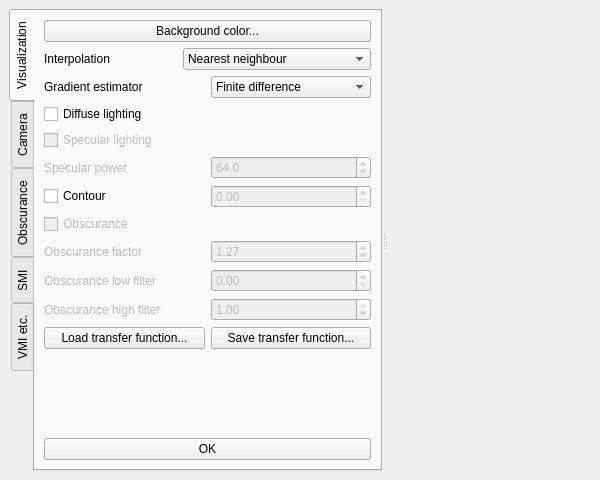
<ui version="4.0" >
 <class>QExperimental3DExtensionBase</class>
 <widget class="QWidget" name="QExperimental3DExtensionBase" >
  <property name="geometry" >
   <rect>
    <x>0</x>
    <y>0</y>
    <width>600</width>
    <height>480</height>
   </rect>
  </property>
  <layout class="QHBoxLayout" >
   <property name="spacing" >
    <number>6</number>
   </property>
   <property name="margin" >
    <number>9</number>
   </property>
   <item>
    <widget class="QSplitter" name="m_splitter" >
     <property name="orientation" >
      <enum>Qt::Horizontal</enum>
     </property>
     <property name="opaqueResize" >
      <bool>false</bool>
     </property>
     <widget class="QTabWidget" name="m_controlsTabWidget" >
      <property name="sizePolicy" >
       <sizepolicy vsizetype="Expanding" hsizetype="MinimumExpanding" >
        <horstretch>0</horstretch>
        <verstretch>0</verstretch>
       </sizepolicy>
      </property>
      <property name="tabPosition" >
       <enum>QTabWidget::West</enum>
      </property>
      <property name="currentIndex" >
       <number>0</number>
      </property>
      <widget class="QWidget" name="m_visualizationTab" >
       <attribute name="title" >
        <string>Visualization</string>
       </attribute>
       <layout class="QVBoxLayout" >
        <property name="spacing" >
         <number>6</number>
        </property>
        <property name="margin" >
         <number>9</number>
        </property>
        <item>
         <widget class="QPushButton" name="m_backgroundColorPushButton" >
          <property name="text" >
           <string>Background color...</string>
          </property>
         </widget>
        </item>
        <item>
         <layout class="QHBoxLayout" >
          <property name="spacing" >
           <number>6</number>
          </property>
          <property name="margin" >
           <number>0</number>
          </property>
          <item>
           <widget class="QLabel" name="m_interpolationLabel" >
            <property name="text" >
             <string>Interpolation</string>
            </property>
           </widget>
          </item>
          <item>
           <widget class="QComboBox" name="m_interpolationComboBox" >
            <item>
             <property name="text" >
              <string>Nearest neighbour</string>
             </property>
            </item>
            <item>
             <property name="text" >
              <string>Linear (interpolate &amp; classify)</string>
             </property>
            </item>
            <item>
             <property name="text" >
              <string>Linear (classify &amp; interpolate)</string>
             </property>
            </item>
           </widget>
          </item>
         </layout>
        </item>
        <item>
         <layout class="QHBoxLayout" >
          <property name="spacing" >
           <number>6</number>
          </property>
          <property name="margin" >
           <number>0</number>
          </property>
          <item>
           <widget class="QLabel" name="m_gradientEstimatorLabel" >
            <property name="text" >
             <string>Gradient estimator</string>
            </property>
           </widget>
          </item>
          <item>
           <widget class="QComboBox" name="m_gradientEstimatorComboBox" >
            <item>
             <property name="text" >
              <string>Finite difference</string>
             </property>
            </item>
            <item>
             <property name="text" >
              <string>4D linear regression (1)</string>
             </property>
            </item>
            <item>
             <property name="text" >
              <string>4D linear regression (2)</string>
             </property>
            </item>
           </widget>
          </item>
         </layout>
        </item>
        <item>
         <widget class="QCheckBox" name="m_diffuseCheckBox" >
          <property name="text" >
           <string>Diffuse lighting</string>
          </property>
         </widget>
        </item>
        <item>
         <widget class="QCheckBox" name="m_specularCheckBox" >
          <property name="enabled" >
           <bool>false</bool>
          </property>
          <property name="text" >
           <string>Specular lighting</string>
          </property>
         </widget>
        </item>
        <item>
         <layout class="QHBoxLayout" >
          <property name="spacing" >
           <number>6</number>
          </property>
          <property name="margin" >
           <number>0</number>
          </property>
          <item>
           <widget class="QLabel" name="m_specularPowerLabel" >
            <property name="enabled" >
             <bool>false</bool>
            </property>
            <property name="text" >
             <string>Specular power</string>
            </property>
           </widget>
          </item>
          <item>
           <widget class="QDoubleSpinBox" name="m_specularPowerDoubleSpinBox" >
            <property name="enabled" >
             <bool>false</bool>
            </property>
            <property name="decimals" >
             <number>1</number>
            </property>
            <property name="maximum" >
             <double>128.000000000000000</double>
            </property>
            <property name="value" >
             <double>64.000000000000000</double>
            </property>
           </widget>
          </item>
         </layout>
        </item>
        <item>
         <layout class="QHBoxLayout" >
          <property name="spacing" >
           <number>6</number>
          </property>
          <property name="margin" >
           <number>0</number>
          </property>
          <item>
           <widget class="QCheckBox" name="m_contourCheckBox" >
            <property name="text" >
             <string>Contour</string>
            </property>
           </widget>
          </item>
          <item>
           <widget class="QDoubleSpinBox" name="m_contourDoubleSpinBox" >
            <property name="enabled" >
             <bool>false</bool>
            </property>
            <property name="maximum" >
             <double>1.000000000000000</double>
            </property>
            <property name="singleStep" >
             <double>0.100000000000000</double>
            </property>
           </widget>
          </item>
         </layout>
        </item>
        <item>
         <widget class="QCheckBox" name="m_obscuranceCheckBox" >
          <property name="enabled" >
           <bool>false</bool>
          </property>
          <property name="text" >
           <string>Obscurance</string>
          </property>
         </widget>
        </item>
        <item>
         <layout class="QHBoxLayout" >
          <property name="spacing" >
           <number>6</number>
          </property>
          <property name="margin" >
           <number>0</number>
          </property>
          <item>
           <widget class="QLabel" name="m_obscuranceFactorLabel" >
            <property name="enabled" >
             <bool>false</bool>
            </property>
            <property name="text" >
             <string>Obscurance factor</string>
            </property>
           </widget>
          </item>
          <item>
           <widget class="QDoubleSpinBox" name="m_obscuranceFactorDoubleSpinBox" >
            <property name="enabled" >
             <bool>false</bool>
            </property>
            <property name="maximum" >
             <double>3.000000000000000</double>
            </property>
            <property name="singleStep" >
             <double>0.100000000000000</double>
            </property>
            <property name="value" >
             <double>1.270000000000000</double>
            </property>
           </widget>
          </item>
         </layout>
        </item>
        <item>
         <layout class="QHBoxLayout" >
          <property name="spacing" >
           <number>6</number>
          </property>
          <property name="margin" >
           <number>0</number>
          </property>
          <item>
           <widget class="QLabel" name="m_obscuranceFilterLowLabel" >
            <property name="enabled" >
             <bool>false</bool>
            </property>
            <property name="text" >
             <string>Obscurance low filter</string>
            </property>
           </widget>
          </item>
          <item>
           <widget class="QDoubleSpinBox" name="m_obscuranceFilterLowDoubleSpinBox" >
            <property name="enabled" >
             <bool>false</bool>
            </property>
            <property name="maximum" >
             <double>1.000000000000000</double>
            </property>
            <property name="singleStep" >
             <double>0.100000000000000</double>
            </property>
           </widget>
          </item>
         </layout>
        </item>
        <item>
         <layout class="QHBoxLayout" >
          <property name="spacing" >
           <number>6</number>
          </property>
          <property name="margin" >
           <number>0</number>
          </property>
          <item>
           <widget class="QLabel" name="m_obscuranceFilterHighLabel" >
            <property name="enabled" >
             <bool>false</bool>
            </property>
            <property name="text" >
             <string>Obscurance high filter</string>
            </property>
           </widget>
          </item>
          <item>
           <widget class="QDoubleSpinBox" name="m_obscuranceFilterHighDoubleSpinBox" >
            <property name="enabled" >
             <bool>false</bool>
            </property>
            <property name="maximum" >
             <double>1.000000000000000</double>
            </property>
            <property name="singleStep" >
             <double>0.100000000000000</double>
            </property>
            <property name="value" >
             <double>1.000000000000000</double>
            </property>
           </widget>
          </item>
         </layout>
        </item>
        <item>
         <layout class="QHBoxLayout" >
          <property name="spacing" >
           <number>6</number>
          </property>
          <property name="margin" >
           <number>0</number>
          </property>
          <item>
           <widget class="QPushButton" name="m_loadTransferFunctionPushButton" >
            <property name="text" >
             <string>Load transfer function...</string>
            </property>
           </widget>
          </item>
          <item>
           <widget class="QPushButton" name="m_saveTransferFunctionPushButton" >
            <property name="text" >
             <string>Save transfer function...</string>
            </property>
           </widget>
          </item>
         </layout>
        </item>
        <item>
         <widget class="udg::QGraphicTransferFunctionEditor" native="1" name="m_transferFunctionEditor" />
        </item>
        <item>
         <widget class="QPushButton" name="m_visualizationOkPushButton" >
          <property name="text" >
           <string>OK</string>
          </property>
         </widget>
        </item>
       </layout>
      </widget>
      <widget class="QWidget" name="m_cameraTab" >
       <attribute name="title" >
        <string>Camera</string>
       </attribute>
       <layout class="QVBoxLayout" >
        <property name="spacing" >
         <number>6</number>
        </property>
        <property name="margin" >
         <number>9</number>
        </property>
        <item>
         <layout class="QGridLayout" >
          <property name="margin" >
           <number>0</number>
          </property>
          <property name="spacing" >
           <number>6</number>
          </property>
          <item row="0" column="1" >
           <widget class="QLabel" name="m_cameraXLabel" >
            <property name="text" >
             <string>X</string>
            </property>
            <property name="alignment" >
             <set>Qt::AlignCenter</set>
            </property>
           </widget>
          </item>
          <item row="0" column="2" >
           <widget class="QLabel" name="m_cameraYLabel" >
            <property name="text" >
             <string>Y</string>
            </property>
            <property name="alignment" >
             <set>Qt::AlignCenter</set>
            </property>
           </widget>
          </item>
          <item row="0" column="3" >
           <widget class="QLabel" name="m_cameraZLabel" >
            <property name="text" >
             <string>Z</string>
            </property>
            <property name="alignment" >
             <set>Qt::AlignCenter</set>
            </property>
           </widget>
          </item>
          <item row="1" column="0" >
           <widget class="QLabel" name="m_cameraPositionLabel" >
            <property name="text" >
             <string>Position</string>
            </property>
           </widget>
          </item>
          <item row="1" column="1" >
           <widget class="QDoubleSpinBox" name="m_cameraPositionXDoubleSpinBox" >
            <property name="minimum" >
             <double>-1000000.000000000000000</double>
            </property>
            <property name="maximum" >
             <double>1000000.000000000000000</double>
            </property>
           </widget>
          </item>
          <item row="1" column="2" >
           <widget class="QDoubleSpinBox" name="m_cameraPositionYDoubleSpinBox" >
            <property name="minimum" >
             <double>-1000000.000000000000000</double>
            </property>
            <property name="maximum" >
             <double>1000000.000000000000000</double>
            </property>
           </widget>
          </item>
          <item row="1" column="3" >
           <widget class="QDoubleSpinBox" name="m_cameraPositionZDoubleSpinBox" >
            <property name="minimum" >
             <double>-1000000.000000000000000</double>
            </property>
            <property name="maximum" >
             <double>1000000.000000000000000</double>
            </property>
           </widget>
          </item>
          <item row="2" column="0" >
           <widget class="QLabel" name="m_cameraFocusLabel" >
            <property name="text" >
             <string>Focus</string>
            </property>
           </widget>
          </item>
          <item row="2" column="1" >
           <widget class="QDoubleSpinBox" name="m_cameraFocusXDoubleSpinBox" >
            <property name="minimum" >
             <double>-1000000.000000000000000</double>
            </property>
            <property name="maximum" >
             <double>1000000.000000000000000</double>
            </property>
           </widget>
          </item>
          <item row="2" column="2" >
           <widget class="QDoubleSpinBox" name="m_cameraFocusYDoubleSpinBox" >
            <property name="minimum" >
             <double>-1000000.000000000000000</double>
            </property>
            <property name="maximum" >
             <double>1000000.000000000000000</double>
            </property>
           </widget>
          </item>
          <item row="2" column="3" >
           <widget class="QDoubleSpinBox" name="m_cameraFocusZDoubleSpinBox" >
            <property name="minimum" >
             <double>-1000000.000000000000000</double>
            </property>
            <property name="maximum" >
             <double>1000000.000000000000000</double>
            </property>
           </widget>
          </item>
          <item row="3" column="0" >
           <widget class="QLabel" name="m_cameraUpLabel" >
            <property name="text" >
             <string>Up</string>
            </property>
           </widget>
          </item>
          <item row="3" column="1" >
           <widget class="QDoubleSpinBox" name="m_cameraUpXDoubleSpinBox" >
            <property name="minimum" >
             <double>-1000000.000000000000000</double>
            </property>
            <property name="maximum" >
             <double>1000000.000000000000000</double>
            </property>
           </widget>
          </item>
          <item row="3" column="2" >
           <widget class="QDoubleSpinBox" name="m_cameraUpYDoubleSpinBox" >
            <property name="minimum" >
             <double>-1000000.000000000000000</double>
            </property>
            <property name="maximum" >
             <double>1000000.000000000000000</double>
            </property>
           </widget>
          </item>
          <item row="3" column="3" >
           <widget class="QDoubleSpinBox" name="m_cameraUpZDoubleSpinBox" >
            <property name="minimum" >
             <double>-1000000.000000000000000</double>
            </property>
            <property name="maximum" >
             <double>1000000.000000000000000</double>
            </property>
           </widget>
          </item>
         </layout>
        </item>
        <item>
         <layout class="QHBoxLayout" >
          <property name="spacing" >
           <number>6</number>
          </property>
          <property name="margin" >
           <number>0</number>
          </property>
          <item>
           <widget class="QPushButton" name="m_cameraGetPushButton" >
            <property name="text" >
             <string>Get</string>
            </property>
           </widget>
          </item>
          <item>
           <widget class="QPushButton" name="m_cameraSetPushButton" >
            <property name="text" >
             <string>Set</string>
            </property>
           </widget>
          </item>
         </layout>
        </item>
        <item>
         <layout class="QHBoxLayout" >
          <property name="spacing" >
           <number>6</number>
          </property>
          <property name="margin" >
           <number>0</number>
          </property>
          <item>
           <widget class="QPushButton" name="m_cameraLoadPushButton" >
            <property name="text" >
             <string>Load...</string>
            </property>
           </widget>
          </item>
          <item>
           <widget class="QPushButton" name="m_cameraSavePushButton" >
            <property name="text" >
             <string>Save...</string>
            </property>
           </widget>
          </item>
         </layout>
        </item>
        <item>
         <widget class="Line" name="m_cameraLine" >
          <property name="orientation" >
           <enum>Qt::Horizontal</enum>
          </property>
         </widget>
        </item>
        <item>
         <widget class="udg::QViewpointDistributionWidget" native="1" name="m_cameraViewpointDistributionWidget" />
        </item>
        <item>
         <layout class="QHBoxLayout" >
          <property name="spacing" >
           <number>6</number>
          </property>
          <property name="margin" >
           <number>0</number>
          </property>
          <item>
           <widget class="QLabel" name="m_viewpointLabel" >
            <property name="text" >
             <string>Viewpoint</string>
            </property>
           </widget>
          </item>
          <item>
           <widget class="QSpinBox" name="m_viewpointSpinBox" >
            <property name="wrapping" >
             <bool>true</bool>
            </property>
            <property name="minimum" >
             <number>1</number>
            </property>
            <property name="maximum" >
             <number>4</number>
            </property>
            <property name="value" >
             <number>1</number>
            </property>
           </widget>
          </item>
          <item>
           <widget class="QPushButton" name="m_viewpointPushButton" >
            <property name="text" >
             <string>View</string>
            </property>
           </widget>
          </item>
         </layout>
        </item>
        <item>
         <spacer>
          <property name="orientation" >
           <enum>Qt::Vertical</enum>
          </property>
          <property name="sizeHint" stdset="0" >
           <size>
            <width>20</width>
            <height>40</height>
           </size>
          </property>
         </spacer>
        </item>
       </layout>
      </widget>
      <widget class="QWidget" name="m_obscuranceTab" >
       <attribute name="title" >
        <string>Obscurance</string>
       </attribute>
       <layout class="QVBoxLayout" >
        <property name="spacing" >
         <number>6</number>
        </property>
        <property name="margin" >
         <number>9</number>
        </property>
        <item>
         <widget class="udg::QViewpointDistributionWidget" native="1" name="m_obscuranceViewpointDistributionWidget" />
        </item>
        <item>
         <layout class="QHBoxLayout" >
          <property name="spacing" >
           <number>6</number>
          </property>
          <property name="margin" >
           <number>0</number>
          </property>
          <item>
           <widget class="QLabel" name="m_obscuranceMaximumDistanceLabel" >
            <property name="text" >
             <string>Maximum distance</string>
            </property>
           </widget>
          </item>
          <item>
           <widget class="QDoubleSpinBox" name="m_obscuranceMaximumDistanceDoubleSpinBox" >
            <property name="maximum" >
             <double>512.000000000000000</double>
            </property>
            <property name="value" >
             <double>64.000000000000000</double>
            </property>
           </widget>
          </item>
         </layout>
        </item>
        <item>
         <layout class="QHBoxLayout" >
          <property name="spacing" >
           <number>6</number>
          </property>
          <property name="margin" >
           <number>0</number>
          </property>
          <item>
           <widget class="QLabel" name="m_obscuranceFunctionLabel" >
            <property name="text" >
             <string>Function</string>
            </property>
           </widget>
          </item>
          <item>
           <widget class="QComboBox" name="m_obscuranceFunctionComboBox" >
            <item>
             <property name="text" >
              <string>Constant 0</string>
             </property>
            </item>
            <item>
             <property name="text" >
              <string>Distance</string>
             </property>
            </item>
            <item>
             <property name="text" >
              <string>Square root</string>
             </property>
            </item>
            <item>
             <property name="text" >
              <string>Exponential</string>
             </property>
            </item>
            <item>
             <property name="text" >
              <string>Exponential (normalized)</string>
             </property>
            </item>
            <item>
             <property name="text" >
              <string>Cube root</string>
             </property>
            </item>
           </widget>
          </item>
         </layout>
        </item>
        <item>
         <layout class="QHBoxLayout" >
          <property name="spacing" >
           <number>6</number>
          </property>
          <property name="margin" >
           <number>0</number>
          </property>
          <item>
           <widget class="QLabel" name="m_obscuranceVariantLabel" >
            <property name="text" >
             <string>Variant</string>
            </property>
           </widget>
          </item>
          <item>
           <widget class="QComboBox" name="m_obscuranceVariantComboBox" >
            <item>
             <property name="text" >
              <string>Density</string>
             </property>
            </item>
            <item>
             <property name="text" >
              <string>Density smooth</string>
             </property>
            </item>
            <item>
             <property name="text" >
              <string>Opacity</string>
             </property>
            </item>
            <item>
             <property name="text" >
              <string>Opacity smooth</string>
             </property>
            </item>
            <item>
             <property name="text" >
              <string>Opacity saliency</string>
             </property>
            </item>
            <item>
             <property name="text" >
              <string>Opacity smooth saliency</string>
             </property>
            </item>
            <item>
             <property name="text" >
              <string>Opacity color bleeding</string>
             </property>
            </item>
            <item>
             <property name="text" >
              <string>Opacity smooth color bleeding</string>
             </property>
            </item>
           </widget>
          </item>
         </layout>
        </item>
        <item>
         <widget class="QWidget" native="1" name="m_obscurancePrecisionWidget" >
          <layout class="QHBoxLayout" >
           <property name="spacing" >
            <number>6</number>
           </property>
           <property name="margin" >
            <number>0</number>
           </property>
           <item>
            <widget class="QRadioButton" name="m_obscuranceSinglePrecisionRadioButton" >
             <property name="text" >
              <string>Single precision</string>
             </property>
            </widget>
           </item>
           <item>
            <widget class="QRadioButton" name="m_obscuranceDoublePrecisionRadioButton" >
             <property name="text" >
              <string>Double precision</string>
             </property>
             <property name="checked" >
              <bool>true</bool>
             </property>
            </widget>
           </item>
          </layout>
         </widget>
        </item>
        <item>
         <widget class="QPushButton" name="m_obscurancePushButton" >
          <property name="text" >
           <string>Compute obscurance</string>
          </property>
         </widget>
        </item>
        <item>
         <widget class="QProgressBar" name="m_obscuranceProgressBar" >
          <property name="value" >
           <number>0</number>
          </property>
          <property name="orientation" >
           <enum>Qt::Horizontal</enum>
          </property>
         </widget>
        </item>
        <item>
         <layout class="QHBoxLayout" >
          <property name="spacing" >
           <number>6</number>
          </property>
          <property name="margin" >
           <number>0</number>
          </property>
          <item>
           <widget class="QPushButton" name="m_obscuranceLoadPushButton" >
            <property name="text" >
             <string>Load obscurance...</string>
            </property>
           </widget>
          </item>
          <item>
           <widget class="QPushButton" name="m_obscuranceSavePushButton" >
            <property name="enabled" >
             <bool>false</bool>
            </property>
            <property name="text" >
             <string>Save obscurance...</string>
            </property>
           </widget>
          </item>
         </layout>
        </item>
        <item>
         <spacer>
          <property name="orientation" >
           <enum>Qt::Vertical</enum>
          </property>
          <property name="sizeHint" stdset="0" >
           <size>
            <width>20</width>
            <height>40</height>
           </size>
          </property>
         </spacer>
        </item>
       </layout>
      </widget>
      <widget class="QWidget" name="m_smiTab" >
       <attribute name="title" >
        <string>SMI</string>
       </attribute>
       <layout class="QVBoxLayout" name="verticalLayout" >
        <item>
         <widget class="udg::QViewpointDistributionWidget" native="1" name="m_smiViewpointDistributionWidget" />
        </item>
        <item>
         <layout class="QHBoxLayout" name="_2" >
          <property name="spacing" >
           <number>6</number>
          </property>
          <property name="margin" >
           <number>0</number>
          </property>
          <item>
           <widget class="QLabel" name="m_smiViewpointLabel" >
            <property name="text" >
             <string>Viewpoint</string>
            </property>
           </widget>
          </item>
          <item>
           <widget class="QSpinBox" name="m_smiViewpointSpinBox" >
            <property name="wrapping" >
             <bool>true</bool>
            </property>
            <property name="specialValueText" >
             <string>All</string>
            </property>
            <property name="minimum" >
             <number>0</number>
            </property>
            <property name="maximum" >
             <number>4</number>
            </property>
            <property name="value" >
             <number>0</number>
            </property>
           </widget>
          </item>
         </layout>
        </item>
        <item>
         <widget class="QCheckBox" name="m_smiDefaultAxisCheckBox" >
          <property name="text" >
           <string>Default axis</string>
          </property>
         </widget>
        </item>
        <item>
         <widget class="QPushButton" name="m_smiPushButton" >
          <property name="text" >
           <string>Compute SMI</string>
          </property>
         </widget>
        </item>
        <item>
         <widget class="QPushButton" name="m_sliceUnstabilitiesPushButton" >
          <property name="text" >
           <string>Compute slice unstabilities</string>
          </property>
         </widget>
        </item>
        <item>
         <widget class="QPushButton" name="m_pmiPushButton" >
          <property name="text" >
           <string>Compute PMI</string>
          </property>
         </widget>
        </item>
        <item>
         <widget class="QPushButton" name="m_propertySalienciesPushButton" >
          <property name="text" >
           <string>Compute property saliencies</string>
          </property>
         </widget>
        </item>
        <item>
         <spacer name="verticalSpacer" >
          <property name="orientation" >
           <enum>Qt::Vertical</enum>
          </property>
          <property name="sizeHint" stdset="0" >
           <size>
            <width>20</width>
            <height>355</height>
           </size>
          </property>
         </spacer>
        </item>
       </layout>
      </widget>
      <widget class="QWidget" name="m_vmiTab" >
       <attribute name="title" >
        <string>VMI etc.</string>
       </attribute>
       <layout class="QVBoxLayout" name="verticalLayout_2" >
        <item>
         <widget class="udg::QViewpointDistributionWidget" native="1" name="m_vmiViewpointDistributionWidget" />
        </item>
        <item>
         <widget class="QPushButton" name="m_vmiPushButton" >
          <property name="text" >
           <string>Compute VMI</string>
          </property>
         </widget>
        </item>
        <item>
         <widget class="QPushButton" name="m_viewpointUnstabilitiesPushButton" >
          <property name="text" >
           <string>Compute viewpoint unstabilities</string>
          </property>
         </widget>
        </item>
        <item>
         <widget class="QProgressBar" name="m_vmiProgressBar" >
          <property name="value" >
           <number>0</number>
          </property>
         </widget>
        </item>
        <item>
         <spacer name="verticalSpacer_2" >
          <property name="orientation" >
           <enum>Qt::Vertical</enum>
          </property>
          <property name="sizeHint" stdset="0" >
           <size>
            <width>20</width>
            <height>355</height>
           </size>
          </property>
         </spacer>
        </item>
       </layout>
      </widget>
     </widget>
     <widget class="udg::QExperimental3DViewer" native="1" name="m_viewer" >
      <property name="sizePolicy" >
       <sizepolicy vsizetype="Preferred" hsizetype="Preferred" >
        <horstretch>1</horstretch>
        <verstretch>0</verstretch>
       </sizepolicy>
      </property>
     </widget>
    </widget>
   </item>
  </layout>
 </widget>
 <customwidgets>
  <customwidget>
   <class>udg::QExperimental3DViewer</class>
   <extends>QWidget</extends>
   <header>qexperimental3dviewer.h</header>
  </customwidget>
  <customwidget>
   <class>udg::QViewpointDistributionWidget</class>
   <extends>QWidget</extends>
   <header>qviewpointdistributionwidget.h</header>
  </customwidget>
  <customwidget>
   <class>udg::QGraphicTransferFunctionEditor</class>
   <extends>QWidget</extends>
   <header>qgraphictransferfunctioneditor.h</header>
   <container>1</container>
  </customwidget>
 </customwidgets>
 <resources/>
 <connections/>
</ui>
